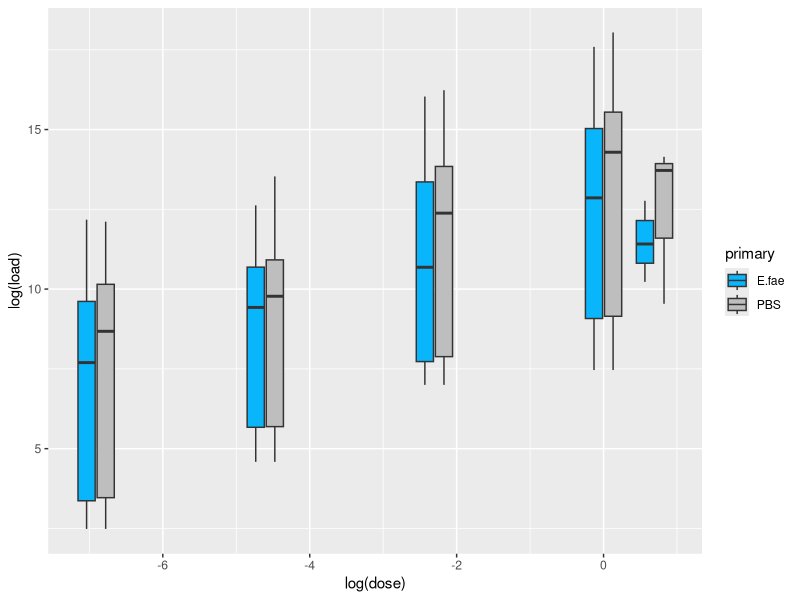
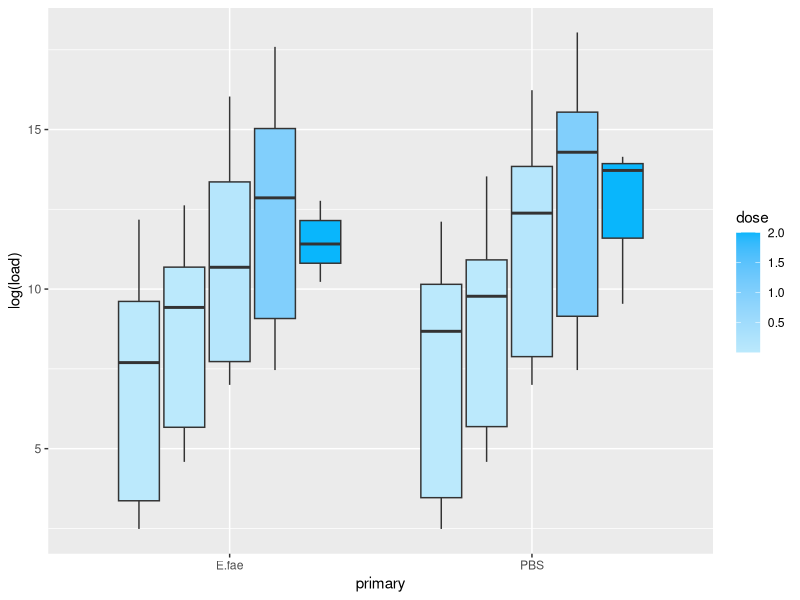

Recreate these plots in R, in order.
## ---- chunk 1
knitr::opts_chunk$set(echo = TRUE)
## ---- chunk 2
library(RColorBrewer)
library(ggplot2)

rm(list=ls()) #removes all old variables
E.fae_data = read.csv("E.fae resistance data.csv")
S.m_data = read.csv("S.m resistance data.csv")

## ---- chunk 3
table(E.fae_data$dose)

ggplot(E.fae_data, aes(x = log(dose), y = log(load), fill = primary)) +
  scale_fill_manual(values=c("#09B6FC", "gray")) +
  geom_boxplot(aes(group=interaction(primary, dose)))


ggplot(E.fae_data, aes(x = primary, y = log(load), fill = dose)) + 
  scale_fill_gradient(low="#bbe9fc", high="#09B6FC") +
  geom_boxplot(aes(group=interaction(primary, dose)))

